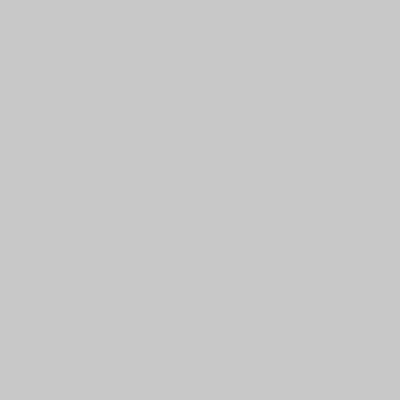
Frame 1 (no input)
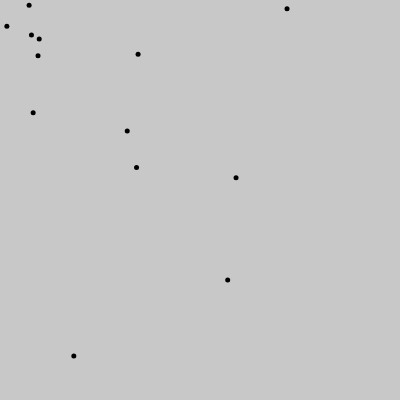
Frame 60 (no input)
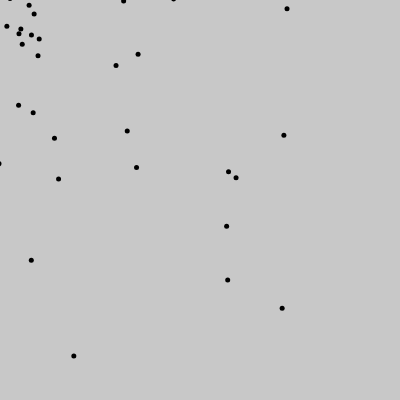
Frame 120 (the mouse pressed at the canvas centre since frame 60)

The p5.js sketch that drew these frames (run headless with seeded random() and noise() and a simulated clock; from frame 60 on, the mouse is pressed at the canvas centre):

// p5.js sketch
// ── sketch.js
//Random Walker with Monte Carlo custom distribution 

const canvasWidth = 400;
const canvasHeight = 400;

function setup() {
  createCanvas(canvasWidth, canvasHeight);
  frameRate(30);
  background(200); 
  walker = new Walker();
}

function draw() { 
  walker.render();
}

function monteCarlo() {
  while (true) {
    let r1 = random(-400, 400);
    let probability = r1;
    let r2 = random(-400, 400);

    if (r2 < probability) {
      return r1;
    }
  }
}

class Walker {
  render() {
    let stepSize = monteCarlo();
    this.x = random(-stepSize, stepSize);
    this.y = random(-stepSize, stepSize);
    point(this.x, this.y);
    strokeWeight(5);
  }
}
